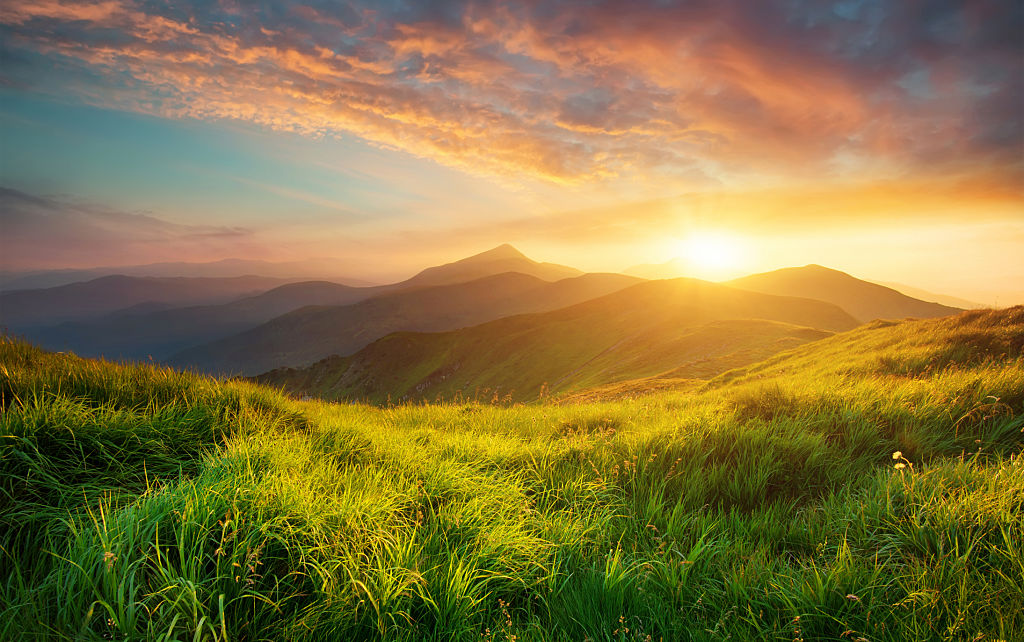
#> input picture DIP/image.jpg, 1024 x 642 px
$ python 5a.py
#> lines starting #> are read from the running program, lines starting #| are printed output that depends on the picture
import cv2
col_image=cv2.imread('image.jpg',1)
#> col_image is the input picture: shape (642, 1024, 3); mean B, G, R 66, 117.5, 134.4
cv2.imshow('Original Color_Image',col_image)
# Convert a color Image into a grascale image
gray_image=cv2.cvtColor(col_image,cv2.COLOR_BGR2GRAY)
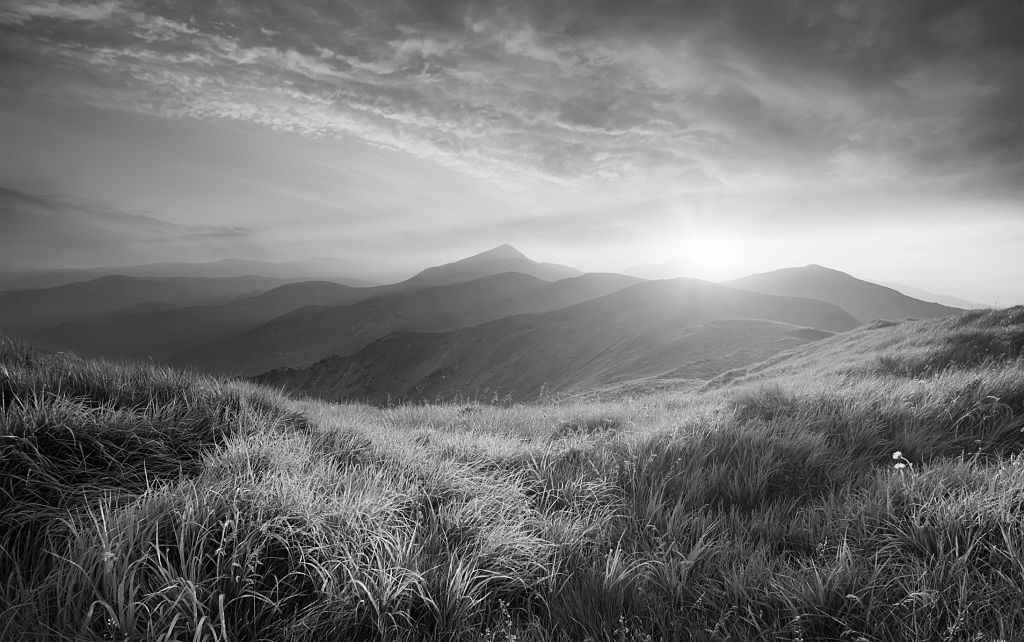
#> gray_image: shape (642, 1024); min 0, max 255, mean 116.7
cv2.imshow('Gray-scale Image', gray_image)
negative_col_image=255-col_image
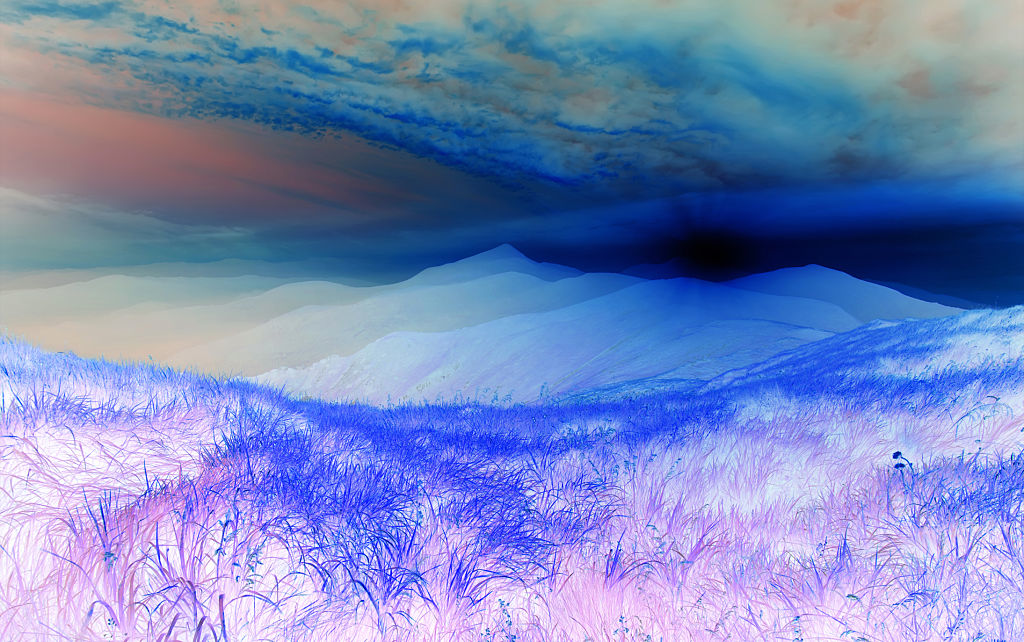
#> negative_col_image: shape (642, 1024, 3); mean B, G, R 189, 137.5, 120.6
cv2.imshow('Negative of Color Image', negative_col_image)
negative_gray_image=255-gray_image
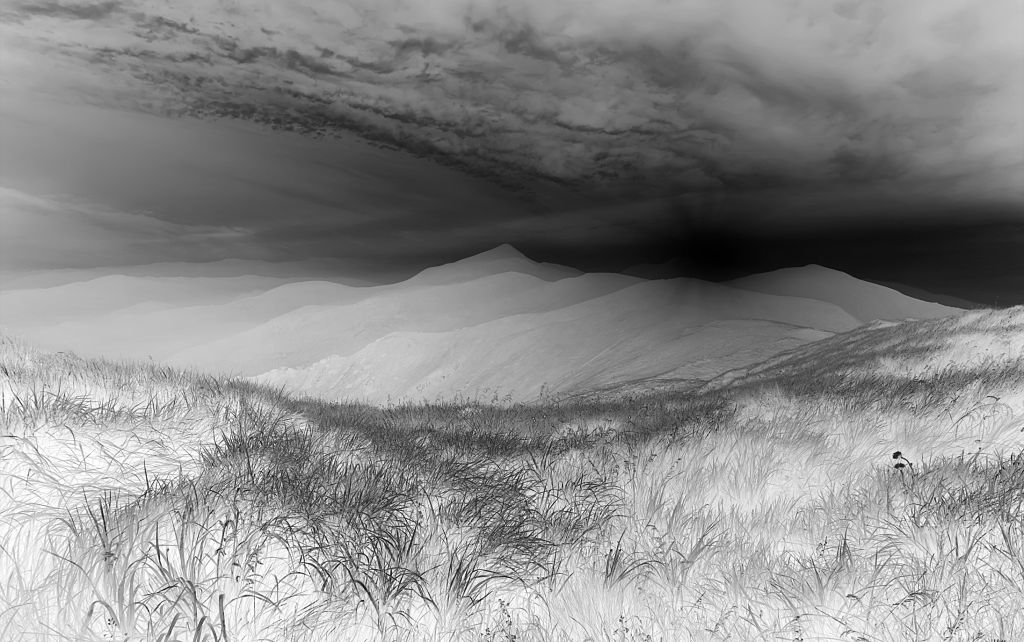
#> negative_gray_image: shape (642, 1024); min 0, max 255, mean 138.3
cv2.imshow('Negative of Gray-scale Image', negative_gray_image)
cv2.waitKey(0)
cv2.destroyAllWindows()
